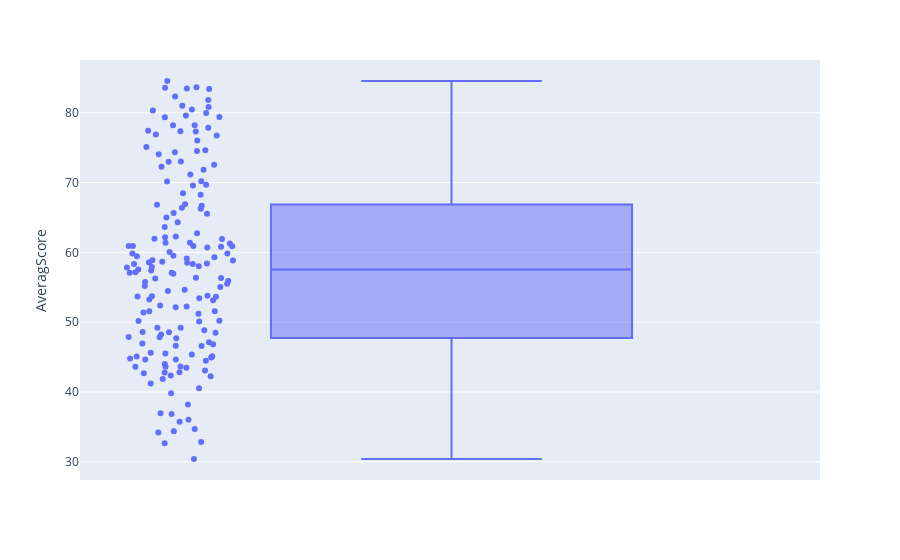

Source (notebook cell):
### Markdown cell above
<h2>Now it’s interesting to know what the mean AveragScore indicator is in countries<h2>

### Code cell
fig = px.box(cntr, y = 'AveragScore', points = 'all', hover_name = 'Country')
fig.show()

### Figure 1 — Plotly figure (JSON) as saved in the notebook; plotly's stock layout.template omitted (floating-point values rounded to 4 significant figures; data arrays with more than 128 entries replaced by an {"elided": "..."} marker saying what was removed)
{"data": [{"alignmentgroup": "True", "boxpoints": "all", "hovertemplate": "<b>%{hovertext}</b><br><br>AveragScore=%{y}<extra></extra>", "hovertext": {"elided": "167 str values"}, "legendgroup": "", "marker": {"color": "#636efa"}, "name": "", "notched": false, "offsetgroup": "", "orientation": "v", "showlegend": false, "type": "box", "x0": " ", "xaxis": "x", "y": {"elided": "167 float values"}, "y0": " ", "yaxis": "y"}], "layout": {"autosize": true, "boxmode": "group", "legend": {"tracegroupgap": 0}, "margin": {"t": 60}, "xaxis": {"anchor": "y", "autorange": true, "domain": [0, 1], "range": [-0.5031, 0.5], "type": "category"}, "yaxis": {"anchor": "x", "autorange": true, "domain": [0, 1], "range": [27.39, 87.56], "title": {"text": "AveragScore"}, "type": "linear"}}}
